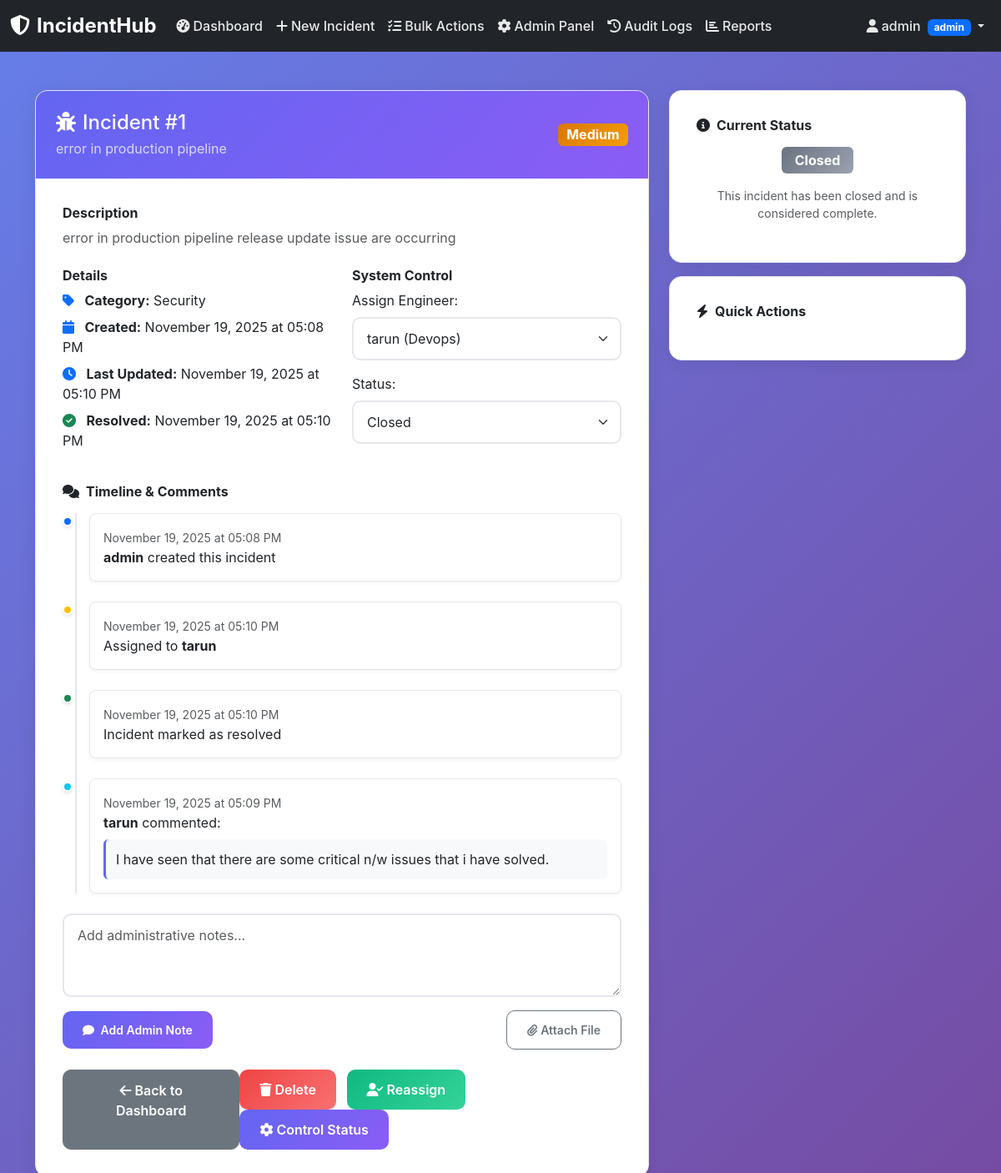
/incident/1 (signed in), run on the app's committed database.
### app.py (models this page shows, shortened)
class Incident(db.Model):
    id = db.Column(db.Integer, primary_key=True)
    title = db.Column(db.String(200), nullable=False)
    description = db.Column(db.Text, nullable=False)
    priority = db.Column(db.String(20), nullable=False)  # low, medium, high, critical
    severity = db.Column(db.String(20), nullable=False)  # low, medium, high, critical
    status = db.Column(db.String(20), nullable=False, default='open')  # open, in_progress, resolved, closed
    category = db.Column(db.String(50), nullable=False)
    created_by = db.Column(db.Integer, db.ForeignKey('user.id'), nullable=False)
    assigned_to = db.Column(db.Integer, db.ForeignKey('user.id'))
    created_at = db.Column(db.DateTime, default=datetime.utcnow)
    updated_at = db.Column(db.DateTime, default=datetime.utcnow, onupdate=datetime.utcnow)
    resolved_at = db.Column(db.DateTime)
    is_deleted = db.Column(db.Boolean, default=False)
    creator = db.relationship('User', foreign_keys=[created_by], backref='created_incidents')
    assignee = db.relationship('User', foreign_keys=[assigned_to], backref='assigned_incidents')

class User(db.Model):
    id = db.Column(db.Integer, primary_key=True)
    username = db.Column(db.String(80), unique=True, nullable=False)
    email = db.Column(db.String(120), unique=True, nullable=False)
    role = db.Column(db.String(20), nullable=False, default='reporter')  # admin, manager, engineer, reporter
    specialization = db.Column(db.String(50))  # devops, network, security, database, frontend, backend
    password_hash = db.Column(db.String(255), nullable=False)
    created_at = db.Column(db.DateTime, default=datetime.utcnow)
    is_active = db.Column(db.Boolean, default=True)
    permissions = db.Column(db.Text)  # JSON string of permissions

class Comment(db.Model):
    id = db.Column(db.Integer, primary_key=True)
    incident_id = db.Column(db.Integer, db.ForeignKey('incident.id'), nullable=False)
    user_id = db.Column(db.Integer, db.ForeignKey('user.id'), nullable=False)
    content = db.Column(db.Text, nullable=False)
    created_at = db.Column(db.DateTime, default=datetime.utcnow)
    incident = db.relationship('Incident', backref='comments')
    user = db.relationship('User', backref='comments')

### app.py (the view)
@app.route('/incident/<int:id>')
@login_required
def view_incident(id):
    incident = Incident.query.filter_by(id=id, is_deleted=False).first_or_404()
    user = User.query.get(session['user_id'])
    if user.role == 'reporter' and incident.created_by != user.id:
        flash('Permission denied', 'error')
        return redirect(url_for('dashboard'))
    elif user.role == 'engineer' and incident.assigned_to != user.id and incident.created_by != user.id:
        flash('Permission denied', 'error')
        return redirect(url_for('dashboard'))
    users = User.query.filter_by(is_active=True).all()
    comments = Comment.query.filter_by(incident_id=id).order_by(Comment.created_at.asc()).all()
    work_logs = WorkLog.query.filter_by(incident_id=id).order_by(WorkLog.logged_at.desc()).all()
    attachments = Attachment.query.filter_by(incident_id=id).order_by(Attachment.uploaded_at.desc()).all()
    return render_template('incident_detail.html', incident=incident, users=users, comments=comments, work_logs=work_logs, attachments=attachments)

### templates/incident_detail.html (shortened to what this page needs)
{% extends "base.html" %}
{% block content %}
<div class="container">
    <div class="row">
        <div class="col-lg-8">
            <div class="content-card fade-in-up">
                <div class="content-header">
                    <div class="d-flex justify-content-between align-items-center">
                        <div>
                            <h4 class="mb-1">
                                <i class="fas fa-bug me-2"></i>Incident #{{ incident.id }}
                            </h4>
                            <p class="mb-0 opacity-75">{{ incident.title }}</p>
                        </div>
                        <span class="badge severity-{{ incident.severity }} fs-6">
                            {{ incident.severity.title() }}
                        </span>
                    </div>
                </div>
                <div class="content-body">
                    <div class="mb-4">
                        <h6 class="fw-bold mb-2">Description</h6>
                        <p class="text-muted">{{ incident.description }}</p>
                    </div>
                    <div class="row mb-4">
                        <div class="col-md-6">
                            <h6 class="fw-bold mb-2">Details</h6>
                            <ul class="list-unstyled">
                                <li class="mb-2">
                                    <i class="fas fa-tag me-2 text-primary"></i>
                                    <strong>Category:</strong> {{ incident.category.title() }}
                                </li>
                                <li class="mb-2">
                                    <i class="fas fa-calendar me-2 text-primary"></i>
                                    <strong>Created:</strong> {{ incident.created_at.strftime('%B %d, %Y at %I:%M %p') }}
                                </li>
                                <li class="mb-2">
                                    <i class="fas fa-clock me-2 text-primary"></i>
                                    <strong>Last Updated:</strong> {{ incident.updated_at.strftime('%B %d, %Y at %I:%M %p') }}
                                </li>
                                {% if incident.resolved_at %}
                                <li class="mb-2">
                                    <i class="fas fa-check-circle me-2 text-success"></i>
                                    <strong>Resolved:</strong> {{ incident.resolved_at.strftime('%B %d, %Y at %I:%M %p') }}
                                </li>
                                {% endif %}
                            </ul>
                        </div>
                        <div class="col-md-6">
                            <h6 class="fw-bold mb-2">
                                {% if session.role == 'admin' %}System Control
                                {% elif session.role == 'manager' %}Management
                                {% elif session.role == 'engineer' %}Work Progress
                                {% else %}Status{% endif %}
                            </h6>
                            {% if session.role in ['admin', 'manager'] %}
                            <div class="mb-3">
                                <label class="form-label">Assign Engineer:</label>
                                <select class="form-select" id="assignSelect">
                                    {% for user in users %}
                                    {% if user.role == 'engineer' %}
                                    <option value="{{ user.id }}" {% if incident.assigned_to == user.id %}selected{% endif %}>
                                        {{ user.username }} {% if user.specialization %}({{ user.specialization.title() }}){% endif %}
                                    </option>
                                    {% endif %}
                                    {% endfor %}
                                </select>
                            </div>
                            {% endif %}
                            <div class="mb-3">
                                <label class="form-label">Status:</label>
                                {% if session.role == 'engineer' %}
                                <select class="form-select" id="statusSelect">
                                    <option value="in_progress" {% if incident.status == 'in_progress' %}selected{% endif %}>In Progress</option>
                                    <option value="resolved" {% if incident.status == 'resolved' %}selected{% endif %}>Resolved</option>
                                </select>
                                {% elif session.role in ['admin', 'manager'] %}
                                <select class="form-select" id="statusSelect">
                                    <option value="closed" {% if incident.status == 'closed' %}selected{% endif %}>Closed</option>
                                </select>
                                {% else %}
                                <input type="text" class="form-control" value="{{ incident.status.replace('_', ' ').title() }}" readonly>
                                {% endif %}
                            </div>
                        </div>
                    </div>
                    <div class="mb-4">
                        <h6 class="fw-bold mb-3">
                            <i class="fas fa-comments me-2"></i>Timeline & Comments
                        </h6>
                        <div class="timeline mb-4">
                            <div class="timeline-item">
                                <div class="timeline-marker bg-primary"></div>
                                <div class="timeline-content">
                                    <small class="text-muted">{{ incident.created_at.strftime('%B %d, %Y at %I:%M %p') }}</small>
                                    <p class="mb-0"><strong>{{ incident.creator.username }}</strong> created this incident</p>
                                </div>
                            </div>
                            {% if incident.assigned_to %}
                            <div class="timeline-item">
                                <div class="timeline-marker bg-warning"></div>
                                <div class="timeline-content">
                                    <small class="text-muted">{{ incident.updated_at.strftime('%B %d, %Y at %I:%M %p') }}</small>
                                    <p class="mb-0">Assigned to <strong>{{ incident.assignee.username }}</strong></p>
                                </div>
                            </div>
                            {% endif %}
                            {% if incident.resolved_at %}
                            <div class="timeline-item">
                                <div class="timeline-marker bg-success"></div>
                                <div class="timeline-content">
                                    <small class="text-muted">{{ incident.resolved_at.strftime('%B %d, %Y at %I:%M %p') }}</small>
                                    <p class="mb-0">Incident marked as resolved</p>
                                </div>
                            </div>
                            {% endif %}
                            {% for comment in comments %}
                            <div class="timeline-item">
                                <div class="timeline-marker bg-info"></div>
                                <div class="timeline-content">
                                    <small class="text-muted">{{ comment.created_at.strftime('%B %d, %Y at %I:%M %p') }}</small>
                                    <p class="mb-1"><strong>{{ comment.user.username }}</strong> commented:</p>
                                    <div class="comment-content">{{ comment.content }}</div>
                                </div>
                            </div>
                            {% endfor %}
                        </div>
                        {% if session.role != 'reporter' or incident.created_by == session.user_id %}
                        <form method="POST" action="{{ url_for('add_comment', id=incident.id) }}" class="mt-3">
                            <div class="mb-3">
                                <textarea class="form-control" name="content" rows="3"
                                    placeholder="{% if session.role == 'engineer' %}Add progress update or resolution notes...
                                    {% elif session.role == 'manager' %}Add management notes or instructions...
                                    {% elif session.role == 'admin' %}Add administrative notes...
                                    {% else %}Add additional information...{% endif %}" required></textarea>
                            </div>
                            <div class="d-flex justify-content-between align-items-center">
                                <div>
                                    <button type="submit" class="btn btn-primary btn-sm">
                                        <i class="fas fa-comment me-1"></i>
                                        {% if session.role == 'engineer' %}Update Progress
                                        {% elif session.role == 'manager' %}Add Note
                                        {% elif session.role == 'admin' %}Add Admin Note
                                        {% else %}Add Comment{% endif %}
                                    </button>
                                </div>
                                <div>
                                    <button type="button" class="btn btn-outline-secondary btn-sm" data-bs-toggle="modal" data-bs-target="#uploadModal">
                                        <i class="fas fa-paperclip me-1"></i>Attach File
                                    </button>
                                </div>
                            </div>
                        </form>
                        {% endif %}
                    </div>
                    <div class="d-flex justify-content-between">
                        <a href="{{ url_for('dashboard') }}" class="btn btn-secondary">
                            <i class="fas fa-arrow-left me-1"></i>Back to Dashboard
                        </a>
                        <div>
                            {% if session.role == 'admin' %}
                            <button class="btn btn-danger me-2" onclick="deleteIncident()">
                                <i class="fas fa-trash me-1"></i>Delete
                            </button>
                            <button class="btn btn-success me-2" onclick="updateAssignment()">
                                <i class="fas fa-user-check me-1"></i>Reassign
                            </button>
                            <button class="btn btn-primary" onclick="updateStatus()">
                                <i class="fas fa-cog me-1"></i>Control Status
                            </button>
                            {% endif %}
                        </div>
                    </div>
                </div>
            </div>
        </div>
        <div class="col-lg-4">
            <div class="content-card fade-in-up" style="animation-delay: 0.1s">
                <div class="content-body">
                    <h6 class="fw-bold mb-3">
                        <i class="fas fa-info-circle me-2"></i>Current Status
                    </h6>
                    <div class="text-center">
                        <div class="mb-3">
                            <span class="badge status-{{ incident.status }} fs-6 px-3 py-2">
                                {{ incident.status.replace('_', ' ').title() }}
                            </span>
                        </div>
                        {% if incident.status == 'open' %}
                        <p class="text-muted small">This incident is waiting to be assigned and worked on.</p>
                        {% elif incident.status == 'in_progress' %}
                        <p class="text-muted small">This incident is currently being investigated and resolved.</p>
                        {% elif incident.status == 'resolved' %}
                        <p class="text-muted small">This incident has been resolved and is awaiting verification.</p>
                        {% elif incident.status == 'closed' %}
                        <p class="text-muted small">This incident has been closed and is considered complete.</p>
                        {% endif %}
                    </div>
                </div>
            </div>
            <div class="content-card mt-3 fade-in-up" style="animation-delay: 0.2s">
                <div class="content-body">
                    <h6 class="fw-bold mb-3">
                        <i class="fas fa-bolt me-2"></i>Quick Actions
                    </h6>
                </div>
            </div>
        </div>
    </div>
</div>
{% endblock %}

### data on the page
Incident: id "1", title "error in production pipeline", severity "Medium", description "error in production pipeline release update issue are occurring", category "Security", created_at "November 19, 2025 at 05:08 PM", updated_at "November 19, 2025 at 05:10 PM", resolved_at "November 19, 2025 at 05:10 PM", assigned_to.username "tarun (Devops)", status "Closed", status.replace "Closed"
User: creator.username "admin"
User: assignee.username "tarun"
Comment: created_at "November 19, 2025 at 05:09 PM", user.username "tarun", content "I have seen that there are some critical n/w issues that i have solved."

### other printed values
{{ session.username }} "admin"
{{ session.role }} "admin"
